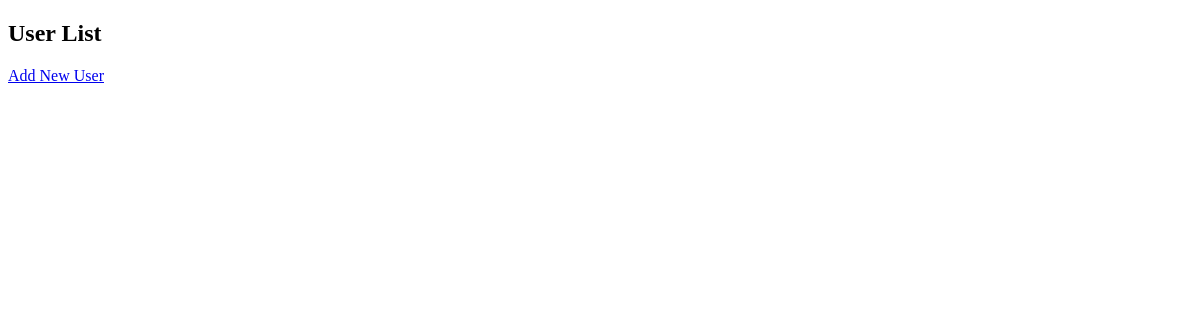
The app's page /users/, older data.
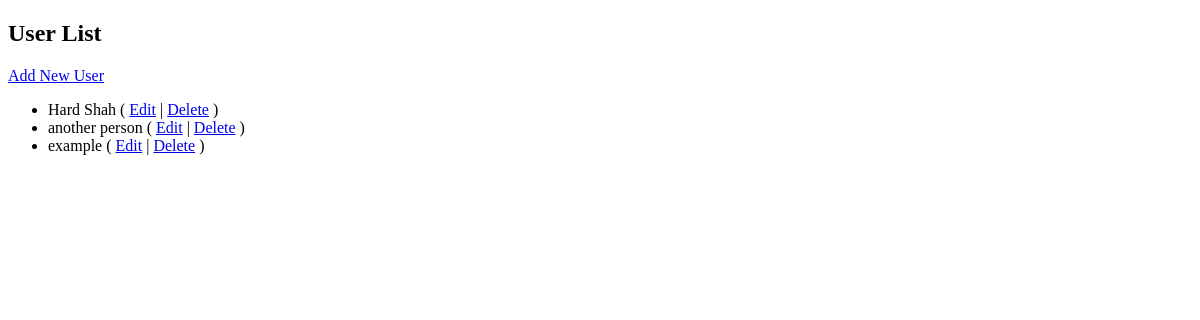
The same page, newer data.
### api/models.py (models this page shows)
class User(models.Model):
    id = models.AutoField(primary_key=True)
    name = models.CharField(max_length=100)
    id_number = models.CharField(max_length=100)

### api/views.py (the view)
# urls.py: path('users/', UserListView.as_view(), name='user-list'),
class UserListView(ListView):
    model = User
    context_object_name = 'users'

### templates/api/user_list.html
{% extends 'base.html' %}
{% block content %}
  <h2>User List</h2>
  <a href="{% url 'user-create' %}">Add New User</a>
  <ul>
    {% for user in object_list %}
      <li>{{ user.name }} ( <a href="{% url 'user-update' user.id %}">Edit</a> | <a href="{% url 'user-delete' user.id %}">Delete</a> )</li>
    {% endfor %}
  </ul>
{% endblock %}

### templates/base.html (shortened to what this page needs)
<!DOCTYPE html>
<html>
<head>
</head>
<body>
    {% block content %}{% endblock %}
</body>
</html>

Row changes from the older to the newer data that the page shows:
added User: name "Hard Shah"
added User: name "another person"
added User: name "example"
